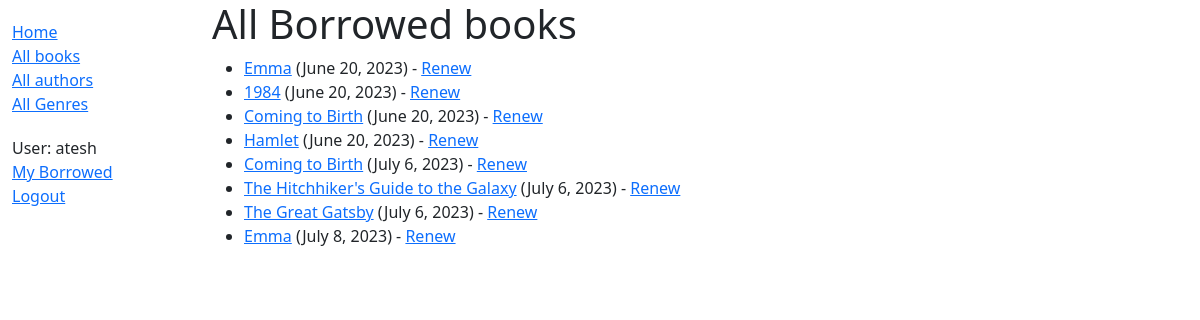
Screenshot of /catalog/borrowed/ (signed in) with the database file from the repository.
### catalog/models.py (models this page shows, shortened)
class BookInstance(models.Model):
    id = models.UUIDField(primary_key=True, default=uuid.uuid4, help_text='Unique ID for this particular book across whole library') #uuid.uuid4 generates a unique id for the book instance
    book = models.ForeignKey('Book', on_delete=models.SET_NULL, null=True)
    imprint = models.CharField(max_length=200)
    due_back = models.DateField(null=True, blank=True)
    LOAN_STATUS = ( #tuple of tuples
        ('m', 'Maintenance'), #first element is the value stored in the db, second element is the human-readable name
        ('o', 'On loan'),
        ('a', 'Available'),
        ('r', 'Reserved'),
    )
    status = models.CharField( #status field is a character field that only allows the values in the LOAN_STATUS tuple
        max_length=1,
        choices=LOAN_STATUS,
        blank=True,
        default='m',
        help_text='Book availability',
    )
    borrower = models.ForeignKey(User, on_delete=models.SET_NULL, null=True, blank=True)
    @property
    def is_overdue(self):
        return bool(self.due_back and date.today() > self.due_back)
    class Meta:
        ordering = ['due_back']
        permissions = (("can_mark_returned", "Set book as returned"),)

class Book(models.Model):
    title = models.CharField(max_length=200)
    author = models.ForeignKey('Author', on_delete=models.SET_NULL, null=True)
    summary = models.TextField(max_length=1000, help_text='Enter a brief description of the book')
    isbn = models.CharField('ISBN',max_length=13, help_text='13 Character <a href="https://www.isbn-international.org/content/what-isbn">ISBN number</a>')
    genre = models.ManyToManyField(Genre, help_text='Select a genre for this book')
    language = models.ForeignKey('Language', on_delete=models.SET_NULL, null=True)
    def display_genre(self):
        """Create a string for the Genre. This is required to display genre in Admin."""
        return ', '.join(genre.name for genre in self.genre.all()[:3])
    display_genre.short_description = 'Genre'

### catalog/views.py (the view)
# urls.py: path('borrowed/', views.LoanedBooksAllListView.as_view(), name='all-borrowed'), #added this for the challenge
class LoanedBooksAllListView(PermissionRequiredMixin, generic.ListView):
    model = BookInstance
    permission_required = 'catalog.can_mark_returned'
    template_name = 'catalog/bookinstance_list_borrowed_all.html'
    paginate_by = 10
    def get_queryset(self):
        return BookInstance.objects.filter(status__exact='o').order_by('due_back')

### catalog/templates/catalog/bookinstance_list_borrowed_all.html (shortened to what this page needs)
{% extends "base_generic.html" %}
{% block content %}
    <h1>All Borrowed books</h1>
    {% if bookinstance_list %}
    <ul>
        {% for bookinst in bookinstance_list %}
        <li class="{% if bookinst.is_overdue %}text-danger{% endif %}">
            <a href="{% url 'book-detail' bookinst.book.pk %}">{{bookinst.book.title}}</a> ({{ bookinst.due_back }})
            {% if perms.catalog.can_mark_returned %}- <a href="{% url 'renew-book-librarian' bookinst.id %}">Renew</a>
            {% endif %}
        </li>
        {% endfor %}
    </ul>
    {% else %}
  <p>There are no books borrowed.</p>
  {% endif %}
{% endblock %}

### catalog/templates/base_generic.html (shortened to what this page needs)
<!DOCTYPE html>
<html lang="en">
    <head>
        <link href="https://cdn.jsdelivr.net/npm/bootstrap@5.1.3/dist/css/bootstrap.min.css"
        rel="stylesheet"
 />
    {% load static %}
    <link rel="stylesheet" href="{% static 'css/styles.css' %}" />
  </head>
  <body>
    <div class="container-fluid">
      <div class="row">
        <div class="col-sm-2">
          {% block sidebar %}
            <ul class="sidebar-nav">
              <li><a href="{% url 'index' %}">Home</a></li>
              <li><a href="{% url 'books' %}">All books</a></li>
              <li><a href="{% url 'authors' %}">All authors</a></li>
              <li><a href="{% url 'genres' %}">All Genres</a></li>
            </ul>
          <ul class="sidebar-nav">
          {% if user.is_authenticated %}
            <li>User: {{ user.get_username }}</li>
            <li><a href="{% url 'my-borrowed' %}">My Borrowed</a></li>
            <li><a href="{% url 'logout' %}?next={{ request.path }}">Logout</a></li>
          {% else %}
            <li><a href="{% url 'login' %}?next={{ request.path }}">Login</a></li>
          {% endif %}
          </ul>
        {% endblock %}
        </div>
        <div class="col-sm-10 ">
          {% block content %}{% endblock %}
        </div>
      </div>
    </div>
  </body>
</html>

### catalog/static/css/styles.css (style rules this page uses)
.sidebar-nav { margin-top: 20px; padding: 0; list-style: none; }

### rows the page displays
BookInstance: book "Emma", due_back "June 20, 2023"
BookInstance: book "1984", due_back "June 20, 2023"
BookInstance: book "Coming to Birth", due_back "June 20, 2023"
BookInstance: book "Hamlet", due_back "June 20, 2023"
BookInstance: book "Coming to Birth", due_back "July 6, 2023"
BookInstance: book "The Hitchhiker's Guide to the Galaxy", due_back "July 6, 2023"
BookInstance: book "The Great Gatsby", due_back "July 6, 2023"
BookInstance: book "Emma", due_back "July 8, 2023"

### other values shown
{{ user.get_username }} "atesh"
